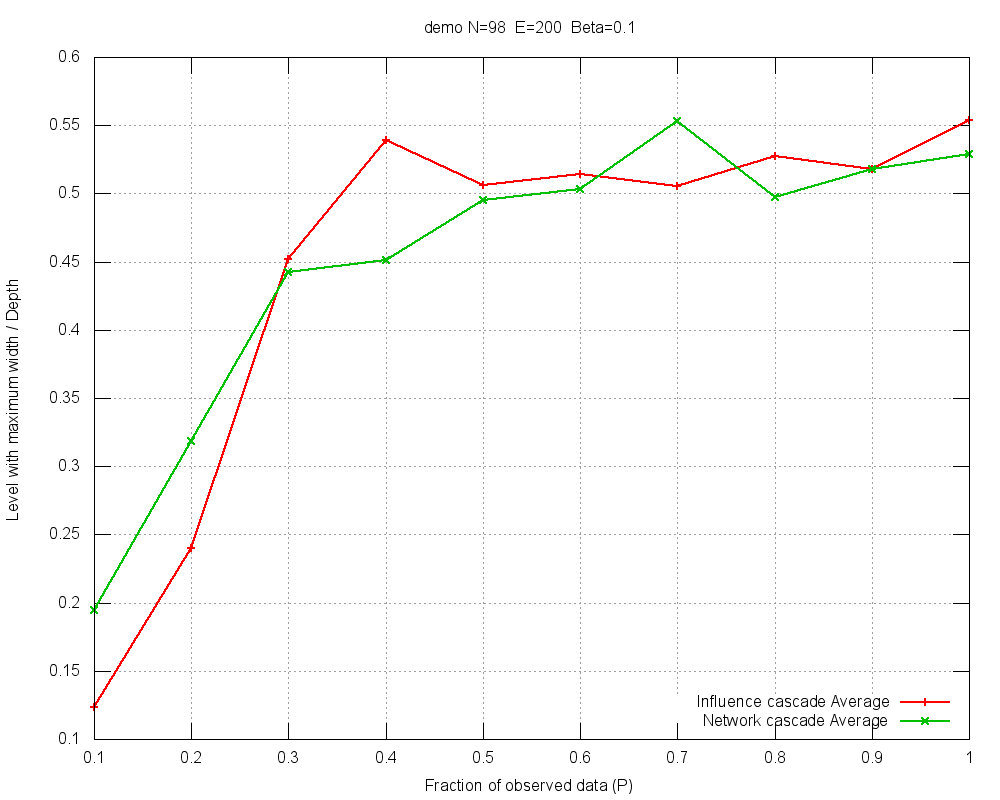

Write gnuplot code to recreate this figure.
#
# demo N=98  E=200  Beta=0.1 (Thu Mar 20 14:49:31 2014)
#

set title "demo N=98  E=200  Beta=0.1"
set key bottom right
set autoscale
set grid
set xlabel "Fraction of observed data (P)"
set ylabel "Level with maximum width / Depth"
set tics scale 2
set terminal png size 1000,800
set output 'levWidth-demo-B010.png'
plot 	"levWidth-demo-B010.tab" using 1:3 title "Influence cascade Average" with linespoints lw 2,\
	"levWidth-demo-B010.tab" using 1:2 title "Network cascade Average" with linespoints lw 2
